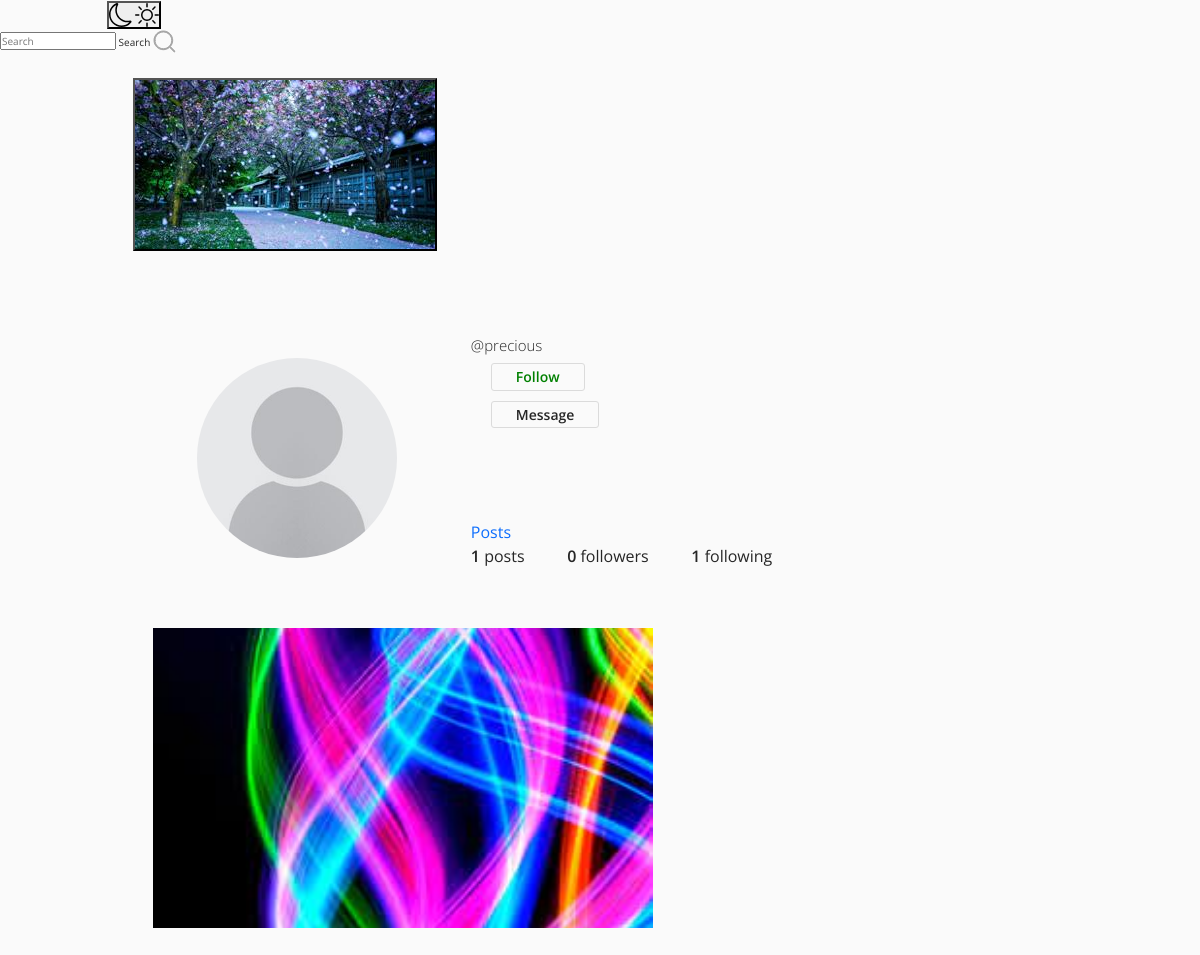
The page /precious/ (signed in) on the database as committed earlier.
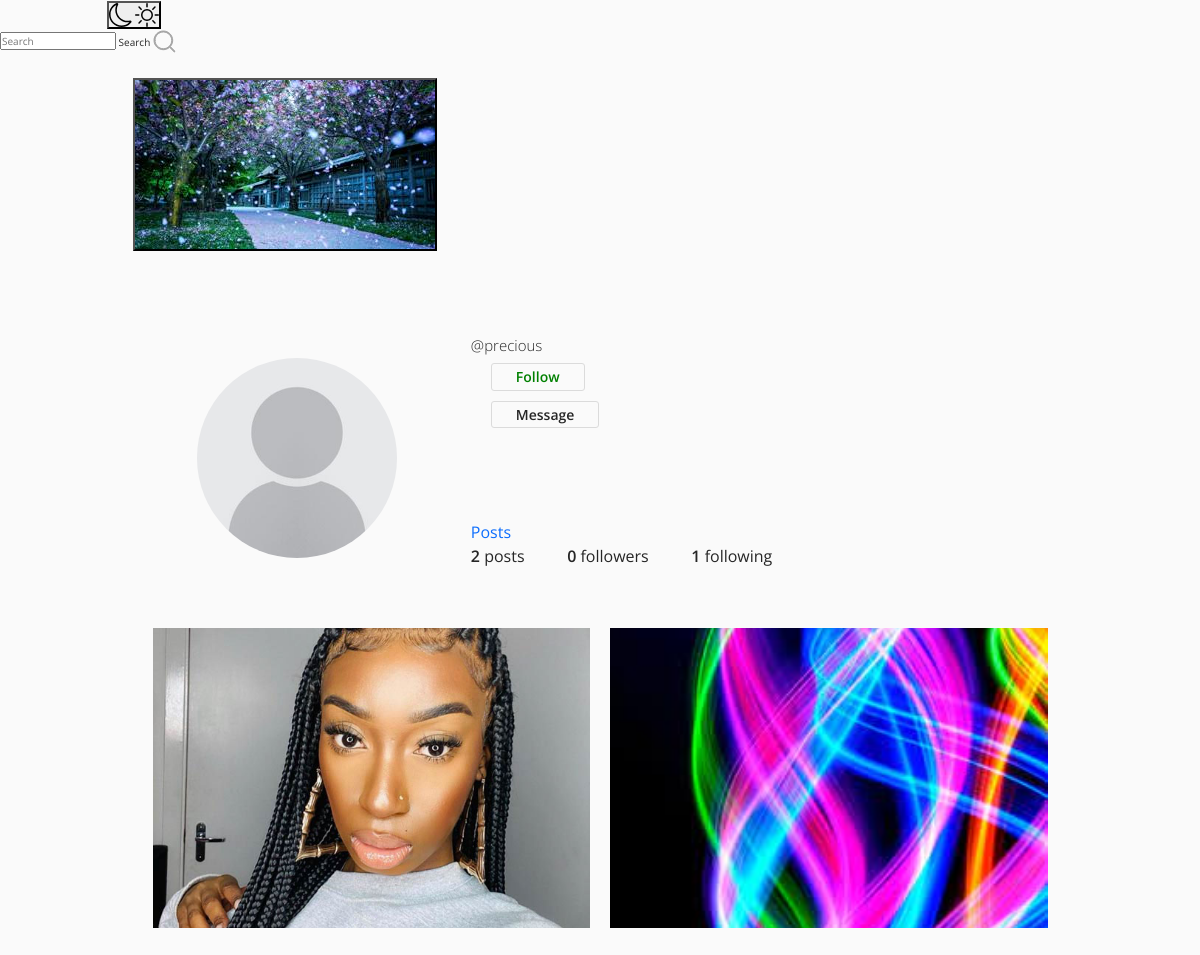
The same page on the database as committed later.
### insta/models.py (models this page shows, shortened)
class Profile(models.Model):
    user = models.OneToOneField(User, related_name='profile', on_delete=models.CASCADE)
    image = models.ImageField(upload_to="profile_pciture", null=True, default="default.jpg")
    first_name = models.CharField(max_length=200, null=True, blank=True)
    last_name = models.CharField(max_length=200, null=True, blank=True)
    bio = models.CharField(max_length=200, null=True, blank=True)
    location = models.CharField(max_length=200, null=True, blank=True)
    url = models.URLField(max_length=200, null=True, blank=True)
    favourite = models.ManyToManyField(Post, blank=True)

### post/models.py (models this page shows)
class Post(models.Model):
    id = models.UUIDField(primary_key=True, default=uuid.uuid4, editable=False)
    picture = models.ImageField(upload_to=user_directory_path, verbose_name="Picture")
    caption = models.CharField(max_length=10000, verbose_name="Caption")
    posted = models.DateField(auto_now_add=True)
    tags = models.ManyToManyField(Tag, related_name="tags")
    user = models.ForeignKey(User, on_delete=models.CASCADE)
    likes = models.IntegerField(default=0)
    def get_absolute_url(self):
        return reverse("post-details", args=[str(self.id)])

### insta/views.py (the view)
# urls.py: path('<username>/', UserProfile, name='profile'),
def UserProfile(request, username):
    Profile.objects.get_or_create(user=request.user)
    user = get_object_or_404(User, username=username)
    profile = Profile.objects.get(user=user)
    url_name = resolve(request.path).url_name
    posts = Post.objects.filter(user=user).order_by('-posted')
    if url_name == 'profile':
        posts = Post.objects.filter(user=user).order_by('-posted')
    else:
        posts = profile.favourite.all()
    posts_count = Post.objects.filter(user=user).count()
    following_count = Follow.objects.filter(follower=user).count()
    followers_count = Follow.objects.filter(following=user).count()
    follow_status = Follow.objects.filter(following=user, follower=request.user).exists()
    paginator = Paginator(posts, 8)
    page_number = request.GET.get('page')
    posts_paginator = paginator.get_page(page_number)
    context = {
        'posts': posts,
        'profile':profile,
        'posts_count':posts_count,
        'following_count':following_count,
        'followers_count':followers_count,
        'posts_paginator':posts_paginator,
        'follow_status':follow_status,
    }
    return render(request, 'profile.html', context)

### templates/profile.html (shortened to what this page needs)
{% extends 'base.html' %}
{% load static %}
{% block content %}
<!DOCTYPE html>
<html lang="en">
<head>
    <link rel="stylesheet" href="/static/assets3/css/reset.css">
    <link rel="stylesheet" href="/static/assets3/css/styles.css">
    <link rel="stylesheet" href="https://use.fontawesome.com/releases/v5.2.0/css/all.css">
</head>
<body>
    <header>
        <br><br><br>
        <div class="container">
            <div class="profile">
                <div class="profile-image">
                    <img src="{{profile.image.url}}" alt="" style="width: 200px; height: 200px;">
                </div>
                <div class="profile-user-settings">
                        <h5 style="font-size: 15px;" class="profile-user-name">@{{profile.user.username}}</h5>
                        <br><br>
                        {% if request.user.is_authenticated and request.user != profile.user %}
                            {% if follow_status == True %}
                                <a href="{% url 'follow' profile.user 0 %}" class="btn profile-edit-btn" style="color: red;">Unfollow</a> <br><br>
                            {% else %}
                                <a href="{% url 'follow' profile.user 1 %}" class="btn profile-edit-btn" style="color: green;">Follow</a> <br><br>
                            {% endif %}
                        {% endif %}
                        {% if request.user.is_authenticated and request.user != profile.user %}
                                <a href="{% url 'conversation' profile.user  %}" class="btn profile-edit-btn">Message</a> <br><br>
                        {% endif %}
                        <br>
                </div>
                <div class="profile-bio">
                    <br>
                    <br><br>
                    <div class="profile-user-settings">
                        <a  href="{% url 'profile' profile.user %}"  class="btns profiele-edit-btn">Posts</a>
                    </div>
                </div>
                <div class="profile-stats">
                    <ul>
                        <li><span class="profile-stat-count">{{posts_count}}</span> posts</li>
                        <li><span class="profile-stat-count">{{followers_count}}</span> followers</li>
                        <li><span class="profile-stat-count">{{following_count}}</span> following</li>
                    </ul>
                    <br>
                </div>
            </div>
        </div>
    </header>
    <main>
        <div class="container">
            <div class="gallery">
                {% for post in posts %}
                <a href="{{post.get_absolute_url}}"><div class="gallery-item" tabindex="0">
                    <img src="{{ post.picture.url }}" class="gallery-image" alt="" style="width: 500px; height: 300px; object-fit: cover;">
                </div></a>
                {% endfor %}
            </div>
        </div>
    </main>
    {% endblock content %}

### templates/base.html (shortened to what this page needs)
{% load static %}
{% load crispy_forms_tags %}
<!DOCTYPE html>
<html lang="en">
<head>
    <link rel="stylesheet" href="https://cdn.jsdelivr.net/npm/bootstrap-icons@1.8.1/font/bootstrap-icons.css">
    <link href="https://cdn.jsdelivr.net/npm/bootstrap@5.1.3/dist/css/bootstrap.min.css" rel="stylesheet">
    <link rel="stylesheet" type="text/css" href="/static/assets1/style.css">
</head>
<body>
    <header class="header">
        <nav class="header__content">
            <div class="header__buttons">
                <a href="{% url 'index' %}" class="header__home">
                </a>
                <button class="header__theme-button" title="Toggle Theme">
                </button>
            </div>
            <form action="{% url 'search-users' %}" method="GET">
                <div class="header__search">
                    <input type="text" placeholder="Search" name="q" value="{{ request.GET.q }}">
                    <button class="btn btn-primary" type="submit">Search</button>
                </div>
            </form>
            <div class="header__buttons header__buttons--mobile">
                <a href="{% url 'newpost' %}">
                </a>
                <a href="#">
                </a>
                <a href="{% url 'message' %}">
                </a>
            </div>
            <div class="header__buttons header__buttons--desktop">
                <a href="{% url 'newpost' %}">
                </a>
                <a href="{% url 'index' %}">
                </a>
                <a href="{% url 'message' %}">
                </a>
                <a href="#">
                </a>
                <span>
                    <a href="{% url 'show-notification' %}">
                    </a>
                </span>
                <a href="">
                    <button class="profile-button">
                        <a href="{% url 'profile' request.user %}">
                            <div class="profile-button__picture">
                                <img src="{{request.user.profile.image.url}}" alt="User Picture">
                            </div>
                        </a>
                    </button>
                </a>
            </div>
        </nav>
    </header>
    {% block content %}
    {% endblock content %}
</body>
</html>

### static/assets2/style.css (style rules this page uses)
*, *::before, *::after { margin: 0; padding: 0; box-sizing: inherit; }
html { font-size: 12px; box-sizing: border-box; }
img { width: 100%; max-width: 100%; height: 100%; }
a { text-decoration: none; }
body { background-color: #fafafa; }
.container { width: 100%; max-width: 93.5rem; margin: 1rem auto 0; }

### static/assets3/css/styles.css (style rules this page uses)
:root { font-size: 10px; }
*, *::before, *::after { box-sizing: border-box; }
body { font-family: "Open Sans", Arial, sans-serif; min-height: 100vh; background-color: #fafafa; color: #262626; padding-bottom: 3rem; }
img { display: block; }
.container { max-width: 93.5rem; margin: 0 auto; padding: 0 2rem; }
.btn { display: inline-block; font: inherit; background: none; border: none; color: inherit; padding: 0; cursor: pointer; }
.profile { padding: 5rem 0; }
.profile::after { content: ""; display: block; clear: both; }
.profile-image { float: left; width: calc(33.333% - 1rem); display: flex; justify-content: center; align-items: center; margin-right: 3rem; }
.profile-image img { border-radius: 50%; }
.profile-user-settings, .profile-stats, .profile-bio { float: left; width: calc(66.666% - 2rem); }
.profile-user-settings { margin-top: 1.1rem; }
.profile-user-name { display: inline-block; font-size: 3.2rem; font-weight: 300; }
.profile-edit-btn { font-size: 1.4rem; line-height: 1.8; border: 0.1rem solid #dbdbdb; border-radius: 0.3rem; padding: 0 2.4rem; margin-left: 2rem; }
.profile-stats { margin-top: 2.3rem; }
.profile-stats li { display: inline-block; font-size: 1.6rem; line-height: 1.5; margin-right: 4rem; cursor: pointer; }
.profile-stats li:last-of-type { margin-right: 0; }
.profile-bio { font-size: 1.6rem; font-weight: 400; line-height: 1.5; margin-top: 2.3rem; }
.profile-real-name, .profile-stat-count, .profile-edit-btn { font-weight: 600; }
.gallery { display: flex; flex-wrap: wrap; margin: -1rem -1rem; padding-bottom: 3rem; }
.gallery-item { position: relative; flex: 1 0 22rem; margin: 1rem; color: #fff; cursor: pointer; }
.gallery-image { width: 100%; height: 100%; object-fit: cover; }

Rows that differ between the two databases and show on the page:
added Post: picture (picture)
Other text that changed with them:
{{ posts_count }}: "1" → "2"
